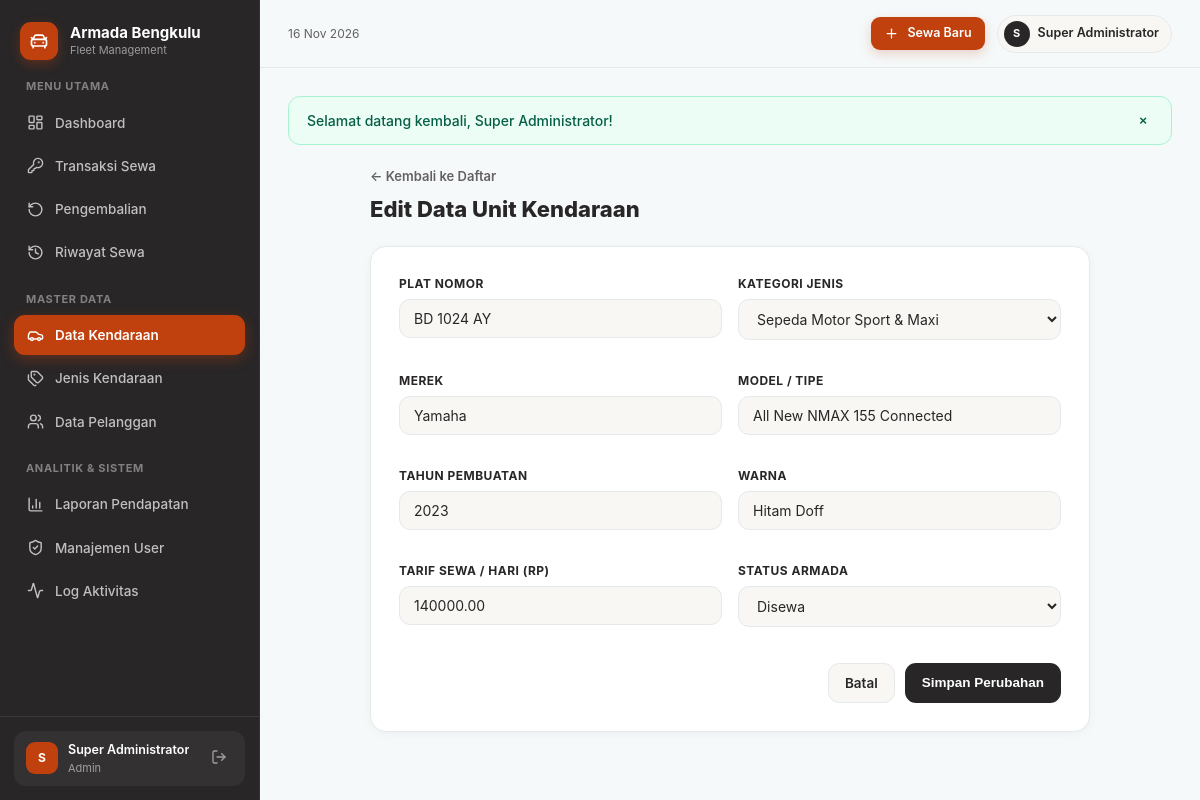
Page /kendaraan/2/edit (signed in) on the committed database.
### tables this page shows
CREATE TABLE `kendaraan` (
  `id` int(10) UNSIGNED NOT NULL,
  `plat_nomor` varchar(15) NOT NULL,
  `merek` varchar(50) NOT NULL,
  `model` varchar(50) NOT NULL,
  `tahun` smallint(5) UNSIGNED NOT NULL,
  `warna` varchar(30) NOT NULL,
  `tarif_per_hari` decimal(12,2) NOT NULL,
  `status` enum('Tersedia','Disewa','Perawatan') NOT NULL DEFAULT 'Tersedia',
  `jenis_id` int(10) UNSIGNED NOT NULL,
  `created_at` timestamp NOT NULL DEFAULT current_timestamp(),
  `updated_at` timestamp NOT NULL DEFAULT current_timestamp() ON UPDATE current_timestamp()
);

CREATE TABLE `jenis_kendaraan` (
  `id` int(10) UNSIGNED NOT NULL,
  `nama_jenis` varchar(50) NOT NULL,
  `deskripsi` text DEFAULT NULL,
  `created_at` timestamp NOT NULL DEFAULT current_timestamp(),
  `updated_at` timestamp NOT NULL DEFAULT current_timestamp() ON UPDATE current_timestamp()
);

### core/Controller.php (called while the page is built, shortened)
<?php
abstract class Controller
{
    protected function view(string $view, array $data = [], string $layout = 'layouts/app'): void
    {
        View::render($view, $data, $layout);
    }
}

### app/Controllers/KendaraanController.php (called while the page is built, shortened)
<?php
class KendaraanController extends Controller
{
    public function edit(Request $request, string $id): void
    {
        $pdo = Database::connection();
        $stmt = $pdo->prepare("SELECT * FROM kendaraan WHERE id = :id");
        $stmt->execute(['id' => (int)$id]);
        $item = $stmt->fetch();
        $jenisList = $pdo->query("SELECT * FROM jenis_kendaraan ORDER BY nama_jenis ASC")->fetchAll();
        $this->view('master/form', [
            'title'     => 'Edit Kendaraan',
            'module'    => 'kendaraan',
            'heading'   => 'Edit Data Unit Kendaraan',
            'action'    => base_url("kendaraan/{$id}"),
            'item'      => $item,
            'jenisList' => $jenisList,
        ]);
    }
}

### public/index.php (called while the page is built, shortened)
<?php
require_once BASE_PATH . '/core/helpers.php';
require_once BASE_PATH . '/core/Flash.php';
require_once BASE_PATH . '/core/Request.php';
require_once BASE_PATH . '/core/Controller.php';
require_once BASE_PATH . '/core/Router.php';
$router = new Router();
$request = new Request();
$router->dispatch($request);

### core/helpers.php (called while the page is built, shortened)
<?php
function base_url(string $path = ''): string
{
    $scriptName = $_SERVER['SCRIPT_NAME'] ?? '';
    $baseDir = rtrim(str_replace('\\', '/', dirname($scriptName)), '/');
    $cleanPath = ltrim($path, '/');
    return $baseDir . ($cleanPath !== '' ? '/' . $cleanPath : '');
}
function e(?string $value): string
{
    return htmlspecialchars((string)$value, ENT_QUOTES, 'UTF-8');
}

### core/Request.php (called while the page is built, shortened)
<?php
class Request
{
    public function path(): string
    {
        $uri = parse_url($_SERVER['REQUEST_URI'] ?? '/', PHP_URL_PATH) ?: '/';
        $base = base_url();
        $uri = '/' . trim($uri, '/');
        return $uri === '' ? '/' : $uri;
    }
}

### app/Views/master/form.php (the view, shortened to what this page needs)
<div style="max-width:720px;margin:0 auto;">
    <div style="margin-bottom:20px;">
        <a href="<?= base_url($module) ?>" style="font-size:13px;font-weight:600;color:#646163;">&larr; Kembali ke Daftar</a>
        <h1 style="margin:6px 0 0;font-size:22px;font-weight:800;"><?= e($heading) ?></h1>
    </div>
    <div class="ui-card" style="padding:28px;">
        <form action="<?= $action ?>" method="POST">
            <?php if ($module === 'kendaraan'): ?>
                <div class="grid-12" style="gap:16px;">
                    <div class="form-group col-6">
                        <label class="form-label">Plat Nomor</label>
                        <input type="text" name="plat_nomor" class="ui-input" value="<?= e($item['plat_nomor'] ?? '') ?>" placeholder="BD 1234 XX" required>
                    </div>
                    <div class="form-group col-6">
                        <label class="form-label">Kategori Jenis</label>
                        <select name="jenis_id" class="ui-select" required>
                            <?php foreach ($jenisList as $j): ?>
                                <option value="<?= $j['id'] ?>" <?= ((int)($item['jenis_id'] ?? 0) === (int)$j['id']) ? 'selected' : '' ?>>
                                    <?= e($j['nama_jenis']) ?>
                                </option>
                            <?php endforeach; ?>
                        </select>
                    </div>
                    <div class="form-group col-6">
                        <label class="form-label">Merek</label>
                        <input type="text" name="merek" class="ui-input" value="<?= e($item['merek'] ?? '') ?>" placeholder="Toyota" required>
                    </div>
                    <div class="form-group col-6">
                        <label class="form-label">Model / Tipe</label>
                        <input type="text" name="model" class="ui-input" value="<?= e($item['model'] ?? '') ?>" placeholder="Avanza 1.5 G" required>
                    </div>
                    <div class="form-group col-6">
                        <label class="form-label">Tahun Pembuatan</label>
                        <input type="number" name="tahun" class="ui-input" value="<?= e((string)($item['tahun'] ?? date('Y'))) ?>" required>
                    </div>
                    <div class="form-group col-6">
                        <label class="form-label">Warna</label>
                        <input type="text" name="warna" class="ui-input" value="<?= e($item['warna'] ?? '') ?>" placeholder="Hitam Metalik" required>
                    </div>
                    <div class="form-group col-6">
                        <label class="form-label">Tarif Sewa / Hari (Rp)</label>
                        <input type="number" name="tarif_per_hari" class="ui-input" value="<?= e((string)($item['tarif_per_hari'] ?? '')) ?>" required>
                    </div>
                    <div class="form-group col-6">
                        <label class="form-label">Status Armada</label>
                        <select name="status" class="ui-select">
                            <?php foreach (['Tersedia', 'Disewa', 'Perawatan'] as $st): ?>
                                <option value="<?= $st ?>" <?= (($item['status'] ?? 'Tersedia') === $st) ? 'selected' : '' ?>><?= $st ?></option>
                            <?php endforeach; ?>
                        </select>
                    </div>
                </div>
            <?php endif; ?>
            <div style="display:flex;justify-content:flex-end;gap:10px;margin-top:20px;">
                <a href="<?= base_url($module) ?>" class="btn btn-warm">Batal</a>
                <button type="submit" class="btn btn-dark">Simpan Perubahan</button>
            </div>
        </form>
    </div>
</div>

### core/Router.php (shortened to what this page needs)
<?php
class Router
{
    private array $routes = [];
    private function add(string $method, string $pattern, array $handler): void
    {
        $regex = preg_replace('#\{([a-zA-Z_][a-zA-Z0-9_]*)\}#', '(?P<$1>[^/]+)', $pattern);
        $regex = '#^' . $regex . '$#';
        $this->routes[] = [
            'method'  => $method,
            'regex'   => $regex,
            'handler' => $handler,
        ];
    }
    public function dispatch(Request $request): void
    {
        $method = $request->method();
        $path = $request->path();
        foreach ($this->routes as $route) {
            if ($route['method'] !== $method) {
                continue;
            }
            if (preg_match($route['regex'], $path, $matches)) {
                $params = array_filter($matches, 'is_string', ARRAY_FILTER_USE_KEY);
                [$class, $action] = $route['handler'];
                $controller = new $class();
                $controller->$action($request, ...array_values($params));
                return;
            }
        }
    }
}

### public/assets/css/app.css (style rules this page uses)
*, *::before, *::after { box-sizing: border-box; }
:root { --bg-canvas: #F5F9FA; --bg-surface: #FFFFFF; --bg-warm: #F8F7F3; --dark: #282627; --dark-soft: #363335; --accent: #C0410E; --accent-hover: #A3350A; --accent-soft: rgba(192, 65, 14, 0.10); --border: #E5E9EC; --text-main: #282627; --text-muted: #646163; --shadow-sm: 0 2px 10px rgba(40, 38, 39, 0.04); --shadow-md: 0 8px 24px -4px rgba(40, 38, 39, 0.07); --shadow-lg: 0 20px 40px -12px rgba(40, 38, 39, 0.14); }
html, body { margin: 0; padding: 0; background-color: var(--bg-canvas); color: var(--text-main); font-family: 'Inter', -apple-system, BlinkMacSystemFont, 'Segoe UI', Roboto, sans-serif; font-size: 14px; line-height: 1.5; -webkit-font-smoothing: antialiased; }
a { color: inherit; text-decoration: none; }
.ui-card { background-color: var(--bg-surface); border: 1px solid var(--border); border-radius: 16px; box-shadow: var(--shadow-sm); }
.grid-12 { display: grid; grid-template-columns: repeat(12, minmax(0, 1fr)); gap: 24px; }
.col-6 { grid-column: span 6; }
.btn { display: inline-flex; align-items: center; justify-content: center; gap: 8px; padding: 9px 16px; border-radius: 11px; font-size: 13.5px; font-weight: 600; cursor: pointer; border: 1px solid transparent; transition: all 0.18s ease; }
.btn-dark { background-color: var(--dark); color: #FFFFFF; }
.btn-warm { background-color: var(--bg-warm); color: var(--dark); border-color: var(--border); }
.form-group { margin-bottom: 16px; }
.form-label { display: block; font-size: 12px; font-weight: 700; text-transform: uppercase; letter-spacing: 0.04em; color: var(--dark); margin-bottom: 6px; }
.ui-input, .ui-select, .ui-textarea { width: 100%; background-color: var(--bg-warm); border: 1px solid var(--border); border-radius: 11px; padding: 10px 14px; font-size: 14px; color: var(--text-main); font-family: inherit; transition: all 0.18s ease; }

### rows in the picture
kendaraan: plat_nomor "BD 1024 AY", jenis_id "Sepeda Motor Sport & Maxi", merek "Yamaha", model "All New NMAX 155 Connected", tahun "2023", warna "Hitam Doff", tarif_per_hari "140000.00", status "Disewa"
